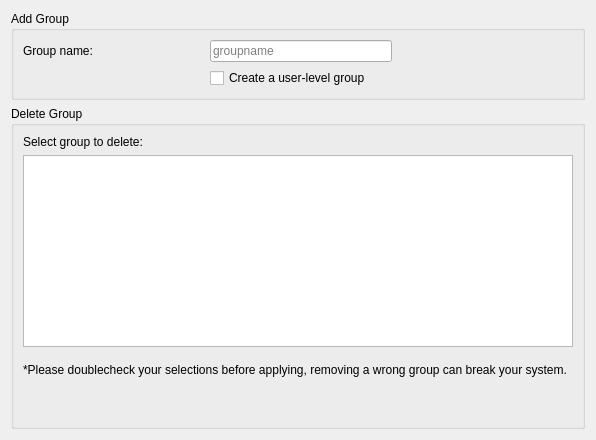
     <widget class="QWidget" name="groupTab">
      <attribute name="icon">
       <iconset resource="images.qrc">
        <normaloff>:/icons/mx-user.png</normaloff>:/icons/mx-user.png</iconset>
      </attribute>
      <attribute name="title">
       <string>Add/Remove Groups</string>
      </attribute>
      <layout class="QGridLayout" name="_5">
       <item row="0" column="0">
        <widget class="QGroupBox" name="addBox">
         <property name="sizePolicy">
          <sizepolicy hsizetype="MinimumExpanding" vsizetype="Minimum">
           <horstretch>0</horstretch>
           <verstretch>0</verstretch>
          </sizepolicy>
         </property>
         <property name="title">
          <string>Add Group</string>
         </property>
         <layout class="QGridLayout" name="_3">
          <property name="leftMargin">
           <number>9</number>
          </property>
          <property name="topMargin">
           <number>9</number>
          </property>
          <property name="rightMargin">
           <number>9</number>
          </property>
          <property name="bottomMargin">
           <number>9</number>
          </property>
          <property name="spacing">
           <number>6</number>
          </property>
          <item row="0" column="1">
           <widget class="QLineEdit" name="groupNameEdit">
            <property name="sizePolicy">
             <sizepolicy hsizetype="MinimumExpanding" vsizetype="Minimum">
              <horstretch>0</horstretch>
              <verstretch>0</verstretch>
             </sizepolicy>
            </property>
            <property name="toolTip">
             <string>Enter name of new group</string>
            </property>
            <property name="text">
             <string/>
            </property>
            <property name="placeholderText">
             <string>groupname</string>
            </property>
            <property name="clearButtonEnabled">
             <bool>true</bool>
            </property>
           </widget>
          </item>
          <item row="1" column="1">
           <widget class="QCheckBox" name="checkGroupUserLevel">
            <property name="toolTip">
             <string>Create a group with GID &gt; 1000</string>
            </property>
            <property name="text">
             <string>Create a user-level group</string>
            </property>
            <property name="checked">
             <bool>false</bool>
            </property>
           </widget>
          </item>
          <item row="0" column="3">
           <spacer name="horizontalSpacer_6">
            <property name="orientation">
             <enum>Qt::Orientation::Horizontal</enum>
            </property>
            <property name="sizeHint" stdset="0">
             <size>
              <width>40</width>
              <height>20</height>
             </size>
            </property>
           </spacer>
          </item>
          <item row="0" column="0">
           <widget class="QLabel" name="groupNameLabel">
            <property name="sizePolicy">
             <sizepolicy hsizetype="MinimumExpanding" vsizetype="Minimum">
              <horstretch>0</horstretch>
              <verstretch>0</verstretch>
             </sizepolicy>
            </property>
            <property name="toolTip">
             <string>&lt;html&gt;&lt;head/&gt;&lt;body&gt;&lt;p&gt;Enter name of new group&lt;/p&gt;&lt;/body&gt;&lt;/html&gt;</string>
            </property>
            <property name="text">
             <string>Group name:</string>
            </property>
            <property name="buddy">
             <cstring>groupNameEdit</cstring>
            </property>
           </widget>
          </item>
         </layout>
        </widget>
       </item>
       <item row="1" column="0">
        <widget class="QGroupBox" name="deleteBox">
         <property name="sizePolicy">
          <sizepolicy hsizetype="MinimumExpanding" vsizetype="Minimum">
           <horstretch>0</horstretch>
           <verstretch>0</verstretch>
          </sizepolicy>
         </property>
         <property name="title">
          <string>Delete Group</string>
         </property>
         <layout class="QGridLayout" name="_2">
          <property name="leftMargin">
           <number>9</number>
          </property>
          <property name="topMargin">
           <number>9</number>
          </property>
          <property name="rightMargin">
           <number>9</number>
          </property>
          <property name="bottomMargin">
           <number>9</number>
          </property>
          <property name="spacing">
           <number>6</number>
          </property>
          <item row="1" column="0" colspan="3">
           <widget class="QListWidget" name="listGroupsToRemove">
            <property name="isWrapping" stdset="0">
             <bool>true</bool>
            </property>
            <property name="resizeMode">
             <enum>QListView::ResizeMode::Adjust</enum>
            </property>
           </widget>
          </item>
          <item row="3" column="0" colspan="3">
           <spacer name="verticalSpacer_4">
            <property name="orientation">
             <enum>Qt::Orientation::Vertical</enum>
            </property>
            <property name="sizeType">
             <enum>QSizePolicy::Policy::Fixed</enum>
            </property>
            <property name="sizeHint" stdset="0">
             <size>
              <width>20</width>
              <height>10</height>
             </size>
            </property>
           </spacer>
          </item>
          <item row="5" column="0" colspan="3">
           <spacer name="verticalSpacer">
            <property name="orientation">
             <enum>Qt::Orientation::Vertical</enum>
            </property>
            <property name="sizeType">
             <enum>QSizePolicy::Policy::Minimum</enum>
            </property>
            <property name="sizeHint" stdset="0">
             <size>
              <width>20</width>
              <height>40</height>
             </size>
            </property>
           </spacer>
          </item>
          <item row="0" column="0">
           <widget class="QLabel" name="deleteGroupLabel">
            <property name="sizePolicy">
             <sizepolicy hsizetype="MinimumExpanding" vsizetype="Minimum">
              <horstretch>0</horstretch>
              <verstretch>0</verstretch>
             </sizepolicy>
            </property>
            <property name="toolTip">
             <string>&lt;html&gt;&lt;head/&gt;&lt;body&gt;&lt;p&gt;Select group to delete&lt;/p&gt;&lt;/body&gt;&lt;/html&gt;</string>
            </property>
            <property name="frameShape">
             <enum>QFrame::Shape::NoFrame</enum>
            </property>
            <property name="frameShadow">
             <enum>QFrame::Shadow::Plain</enum>
            </property>
            <property name="text">
             <string>Select group to delete:</string>
            </property>
           </widget>
          </item>
          <item row="4" column="0" colspan="2">
           <widget class="QLabel" name="label_5">
            <property name="text">
             <string>*Please doublecheck your selections before applying, removing a wrong group can break your system.</string>
            </property>
           </widget>
          </item>
         </layout>
        </widget>
       </item>
      </layout>
     </widget>
